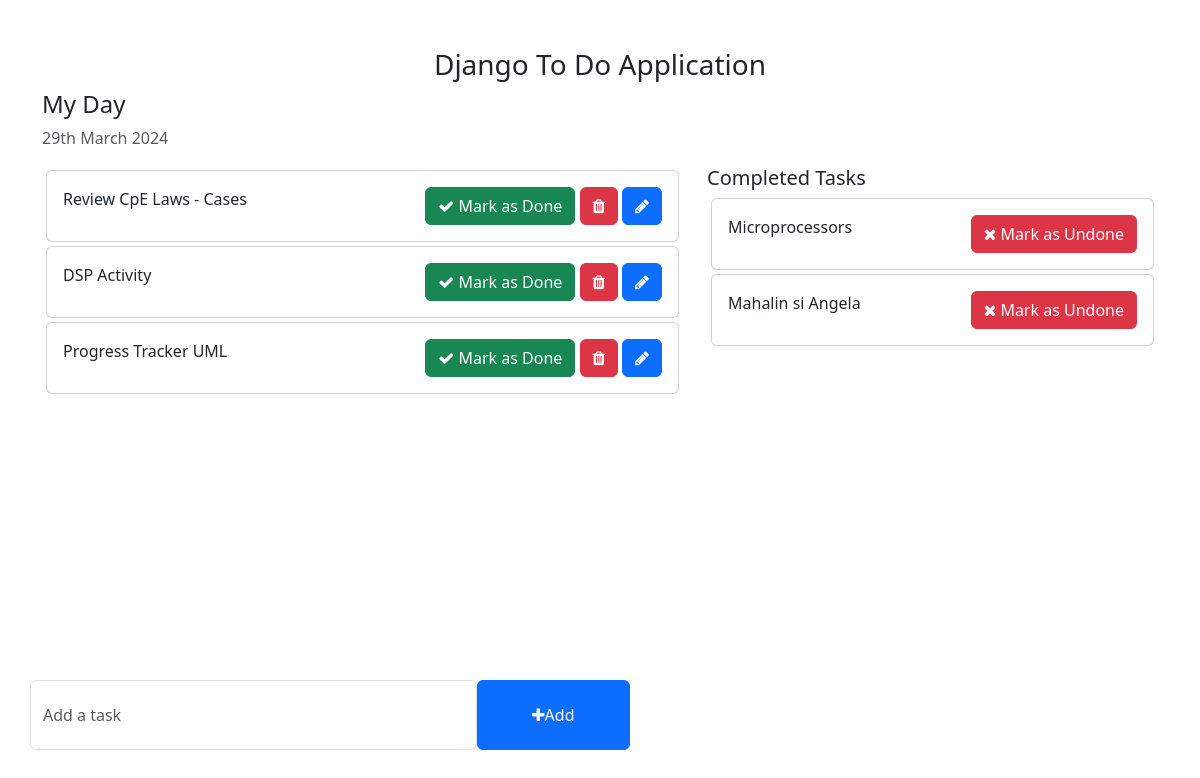
The page / on the database its author committed.
### todo/models.py (models this page shows, shortened)
class Task(models.Model):
    task = models.CharField(max_length=250)
    is_completed = models.BooleanField(default=False)
    created_at = models.DateTimeField(auto_now_add=True)
    updated_at = models.DateTimeField(auto_now=True)

### todo_main/views.py (the view)
# urls.py: 2. Add a URL to urlpatterns:  path('', views.home, name='home')
def home(request):
    tasks = Task.objects.filter(is_completed=False).order_by('-updated_at')
    completed_tasks = Task.objects.filter(is_completed=True)
    context = {
        'tasks': tasks,
        'completed_tasks': completed_tasks,
    }
    return render(request, 'home.html', context)

### templates/home.html (shortened to what this page needs)
<!DOCTYPE html>
<html lang="en">
<head>
    <link href="https://cdn.jsdelivr.net/npm/bootstrap@5.3.0-alpha1/dist/css/bootstrap.min.css" rel="stylesheet">
    <link rel="stylesheet" href="https://cdnjs.cloudflare.com/ajax/libs/font-awesome/4.7.0/css/font-awesome.min.css">
</head>
<body>
    <div class="container">
        <h3 class="pt-5 text-center">Django To Do Application</h3>
        <div class="row">
            <h4>My Day</h4>
            <p class="text-muted">{% now "jS F Y" %}</p>
            <div class="col-md-7 col-lg-7" style="height: 450px; overflow: scroll;">
                {% for task in tasks %}
                <div class="card m-1">
                    <div class="card-body">
                        {{ task.task}}
                        <span style="position: relative; float: right;">
                            <a href="{% url 'mark_as_done' task.pk %}" class="btn btn-success"><i class="fa fa-check"></i> Mark as Done</a>
                            <a href="{%  url 'deleteTask' task.pk %}" class="btn btn-danger"><i class="fa fa-trash"></i></a>
                            <a href="{% url 'editTask' task.pk %}" class="btn btn-primary"><i class="fa fa-pencil"></i></a>
                        </span>
                    </div>
                </div>
                {% endfor %}
            </div>
            <div class="col-md-5 col-lg-5">
                <h5>Completed Tasks</h5>
                {% for task in completed_tasks %}
                <div class="card m-1">
                    <div class="card-body">
                        {{ task.task}}
                        <span style="position: relative; float:right">
                        <a href="{% url 'mark_as_undone' task.pk %}" class="btn btn-danger"><i class="fa fa-times"></i> Mark as Undone</a>
                        </span>
                    </div>
                </div>
                {% endfor %}
            </div>
        </div>
        <div class="row">
            <div class="col-md-6 col-lg-6 p-0" style="position: absolute; bottom: 50px;">
                <form action="{% url 'addTask' %}" method="POST">
                    <div class="form-group">
                        <span style="display: flex;">
                            <input name="task" type="text" class="form-control" placeholder="Add a task">
                            <button type="submit" class="btn btn-primary" style="width: 200px;"><i class="fa fa-plus"></i>Add</button>
                        </span>
                    </div>
                </form>
            </div>
        </div>
    </div>
</body>
</html>

### templates/home.html (style rules this page uses)
.form-control { padding: 1.375rem .75rem !important; }

### rows shown on the page
Task: task "Review CpE Laws - Cases"
Task: task "DSP Activity"
Task: task "Progress Tracker UML"
Task: task "Microprocessors"
Task: task "Mahalin si Angela"
